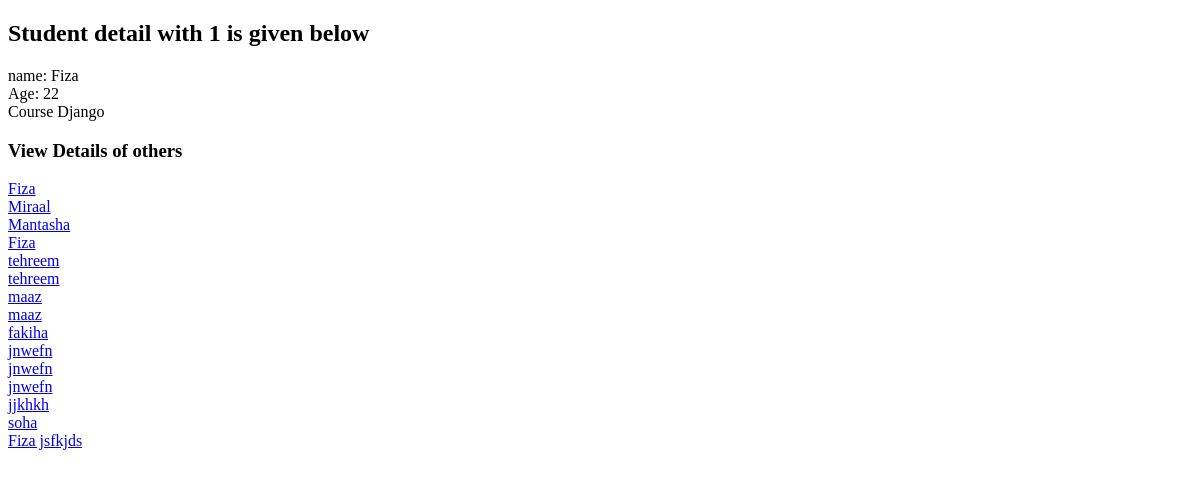
Before: /displaymodel/1/ with the older database file.
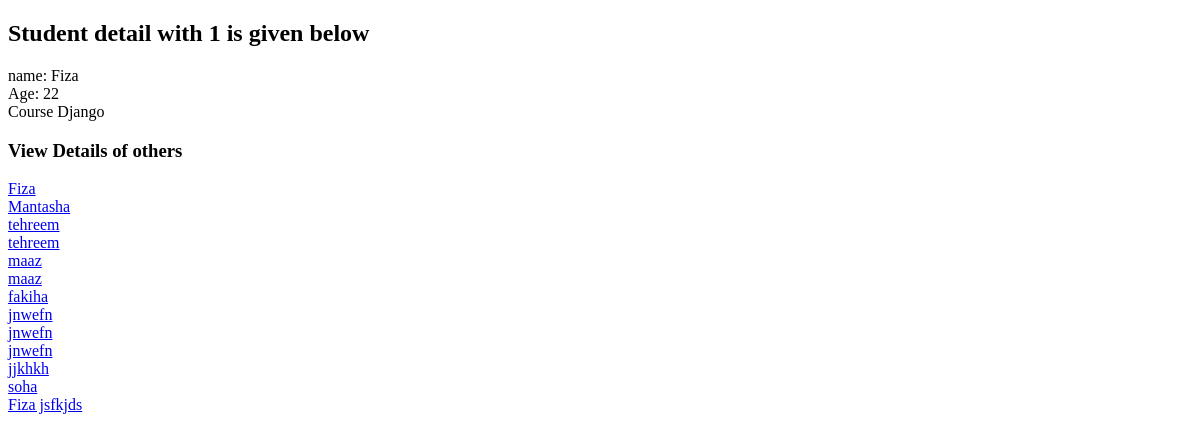
After: the same page with the newer database file.
### classapp/models.py (models this page shows, shortened)
class Student(models.Model):
    name=models.CharField(max_length=100)
    age=models.IntegerField()
    course=models.CharField(max_length=100)

### classapp/views.py (the view)
# urls.py: path('displaymodel/<int:pk>/', views.StudentDetailView.as_view(), name='displaymodel'),
class StudentDetailView(DetailView):
    model=Student
    def get_context_data(self, **kwargs: Any) -> dict[str, Any]:
        context= super().get_context_data(**kwargs)
        context['new']=Student.objects.all()
        return context

### classapp/templates/classapp/student_detail.html (shortened to what this page needs)
<!DOCTYPE html>
<html lang="en">
<head>
</head>
<body>
    <h2>Student detail with  {{student.id}} is given below</h2>
   name: {{student.name}}
    <br>
   Age: {{student.age}}
    <br>
  Course  {{student.course}}
  <h3>View Details of others</h3>
  {%for student in new%}
  <a href="{%url 'displaymodel' student.id%}">{{student.name}}</a><br>
  {%endfor%}
</body>
</html>

Changed rows visible on the page:
removed Student: name "Miraal"
removed Student: name "Fiza"
